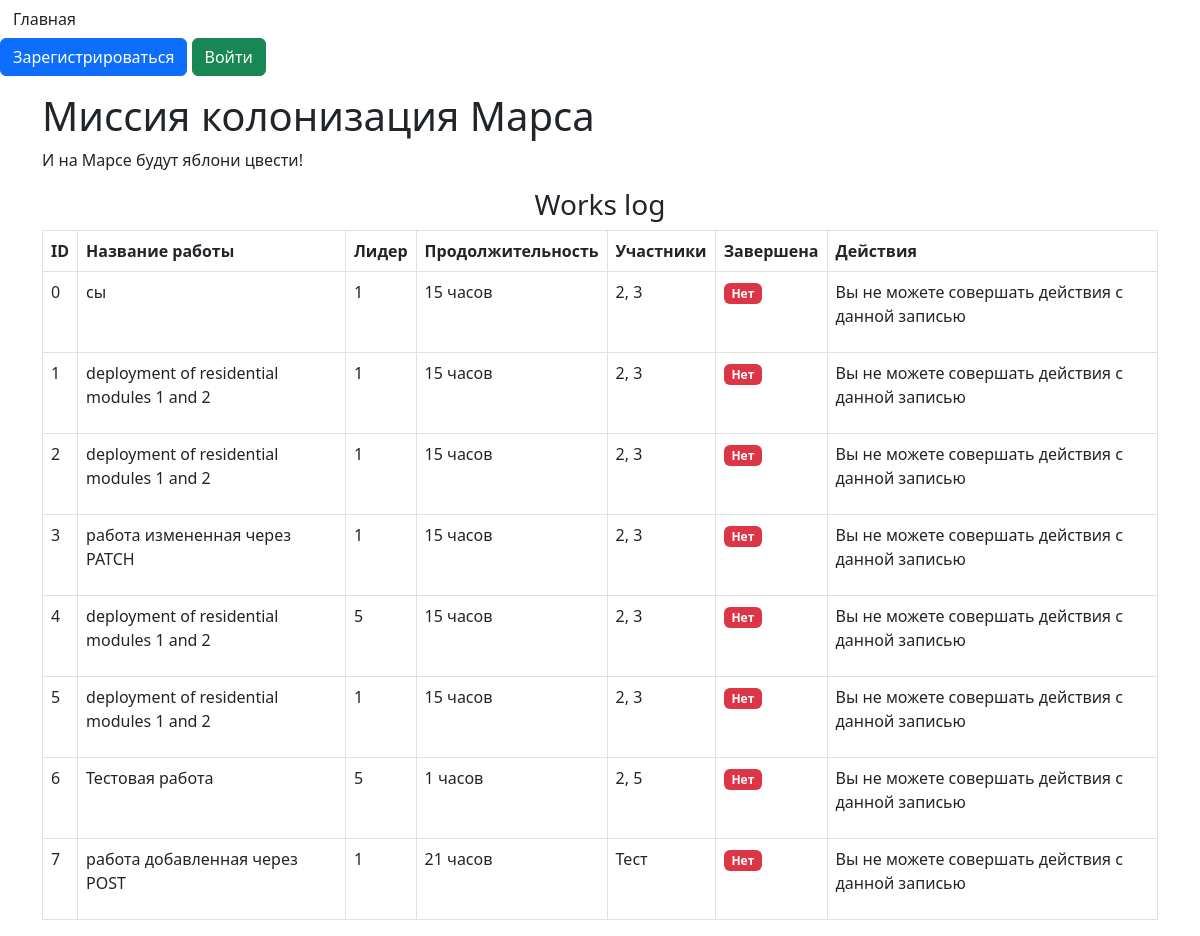
The page / on the database its author committed.
### data/jobs.py (models this page shows, shortened)
class Jobs(SqlAlchemyBase, SerializerMixin):
    __tablename__ = 'jobs'
    id = sqlalchemy.Column(sqlalchemy.Integer, primary_key=True, autoincrement=True)
    team_leader = sqlalchemy.Column(
        sqlalchemy.Integer,
        sqlalchemy.ForeignKey('users.id')
    )
    job = sqlalchemy.Column(sqlalchemy.String, nullable=True)
    work_size = sqlalchemy.Column(sqlalchemy.Integer, nullable=True)
    collaborators = sqlalchemy.Column(sqlalchemy.String, nullable=True)
    start_date = sqlalchemy.Column(sqlalchemy.DateTime, default=datetime.now)
    end_date = sqlalchemy.Column(sqlalchemy.DateTime)
    is_finished = sqlalchemy.Column(sqlalchemy.Boolean, default=False)
    user = orm.relationship('User', back_populates="jobs")

### main.py (the view)
@app.route("/")
def index():
    db_sess = db_session.create_session()
    jobs = db_sess.query(Jobs).all()
    return render_template("index.html", jobs=jobs)

### data/db_session.py (called while the page is built)
def create_session() -> Session:
    global __factory
    return __factory()

### templates/index.html (shortened to what this page needs)
{% extends 'base.html' %}
{% block content %}
<div class="container">
    <h1>Миссия колонизация Марса</h1>
    <p>И на Марсе будут яблони цвести!</p>
    <h3 style="text-align: center;">Works log</h3>
    <div class="table-responsive">
        <table class="table table-bordered">
            <thead class="thead-dark">
                <tr>
                    <th>ID</th>
                    <th>Название работы</th>
                    <th>Лидер</th>
                    <th>Продолжительность</th>
                    <th>Участники</th>
                    <th>Завершена</th>
                    <th>Действия</th>
                </tr>
            </thead>
            <tbody>
                {% for job in jobs %}
                <tr>
                    <td>{{ job.id }}</td>
                    <td>{{ job.job }}</td>
                    <td>{{ job.team_leader }}</td>
                    <td>{{ job.work_size }} часов</td>
                    <td>{{ job.collaborators }}</td>
                    <td>
                        {% if job.is_finished %}
                        <span class="badge bg-success">Да</span>
                        {% else %}
                        <span class="badge bg-danger">Нет</span>
                        {% endif %}
                    </td>
                    <td>
                        {% if current_user.is_authenticated and (current_user.id == job.team_leader or current_user.id == 1) %}
                        <a href="/edit_job/{{ job.id }}" class="btn btn-warning btn-sm">Редактировать</a>
                        <a href="/delete_job/{{ job.id }}" class="btn btn-danger btn-sm">Удалить</a>
                        {% else %}
                        <p>Вы не можете совершать действия с данной записью</p>
                        {% endif %}
                    </td>
                </tr>
                {% endfor %}
            </tbody>
        </table>
    </div>
</div>
{% endblock %}

### templates/base.html (shortened to what this page needs)
<!DOCTYPE html>
<html lang="en">
  <head>
    <link href="https://cdn.jsdelivr.net/npm/bootstrap@5.3.0/dist/css/bootstrap.min.css" rel="stylesheet" />
  </head>
  <body>
    <a class="btn" href="/">Главная</a>
    {% if current_user.is_authenticated %}
      <a class="navbar-brand" href="/logout">{{ current_user.name }}</a>
      <a class="nav-link" href="/departments">Департаменты</a>
    {% else %}
      <p>
        <a class="btn btn-primary" href="/register">Зарегистрироваться</a>
        <a class="btn btn-success" href="/login">Войти</a>
      </p>
    {% endif %}
    {% block content %}
    {% endblock %}
  </body>
</html>

### rows shown on the page
Jobs: id "0", job "сы", team_leader "1", work_size "15", collaborators "2, 3", is_finished "Нет"
Jobs: id "1", job "deployment of residential modules 1 and 2", team_leader "1", work_size "15", collaborators "2, 3", is_finished "Нет"
Jobs: id "2", job "deployment of residential modules 1 and 2", team_leader "1", work_size "15", collaborators "2, 3", is_finished "Нет"
Jobs: id "3", job "работа измененная через PATCH", team_leader "1", work_size "15", collaborators "2, 3", is_finished "Нет"
Jobs: id "4", job "deployment of residential modules 1 and 2", team_leader "5", work_size "15", collaborators "2, 3", is_finished "Нет"
Jobs: id "5", job "deployment of residential modules 1 and 2", team_leader "1", work_size "15", collaborators "2, 3", is_finished "Нет"
Jobs: id "6", job "Тестовая работа", team_leader "5", work_size "1", collaborators "2, 5", is_finished "Нет"
Jobs: id "7", job "работа добавленная через POST", team_leader "1", work_size "21", collaborators "Тест", is_finished "Нет"
